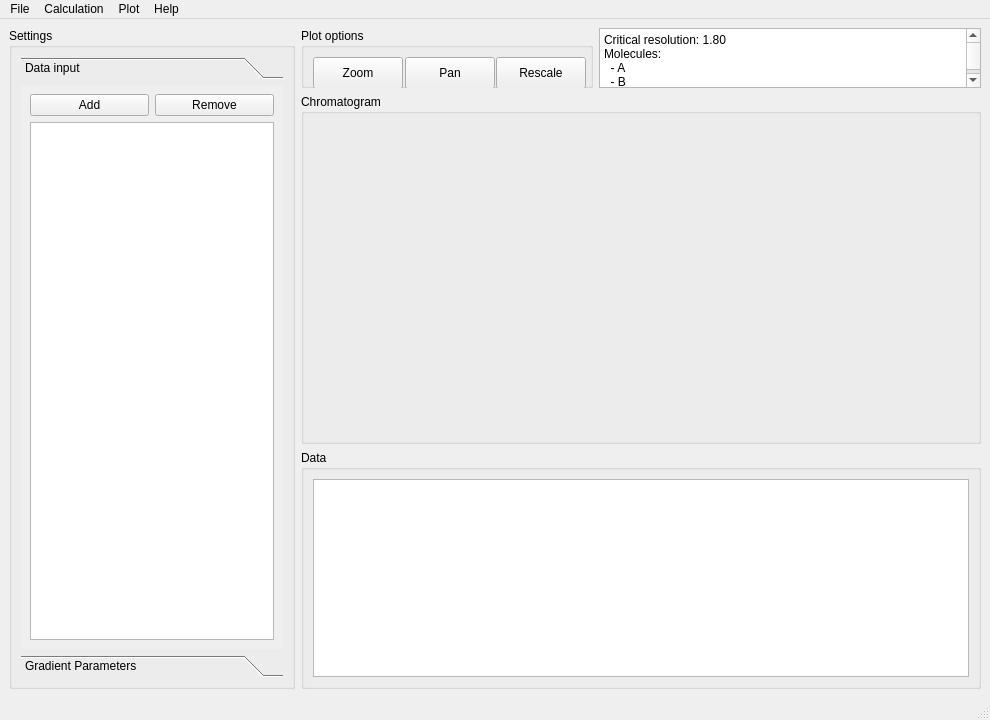
<?xml version="1.0" encoding="UTF-8"?>
<ui version="4.0">
 <class>MainWindow</class>
 <widget class="QMainWindow" name="MainWindow">
  <property name="geometry">
   <rect>
    <x>0</x>
    <y>0</y>
    <width>990</width>
    <height>720</height>
   </rect>
  </property>
  <property name="windowTitle">
   <string>PyLSS</string>
  </property>
  <widget class="QWidget" name="centralwidget">
   <layout class="QGridLayout" name="gridLayout_11">
    <item row="0" column="1">
     <widget class="QGroupBox" name="groupBox">
      <property name="minimumSize">
       <size>
        <width>0</width>
        <height>60</height>
       </size>
      </property>
      <property name="maximumSize">
       <size>
        <width>292</width>
        <height>60</height>
       </size>
      </property>
      <property name="title">
       <string>Plot options</string>
      </property>
      <layout class="QGridLayout" name="gridLayout_7">
       <item row="0" column="0">
        <widget class="QPushButton" name="zoomButton">
         <property name="minimumSize">
          <size>
           <width>90</width>
           <height>32</height>
          </size>
         </property>
         <property name="maximumSize">
          <size>
           <width>90</width>
           <height>32</height>
          </size>
         </property>
         <property name="text">
          <string>Zoom</string>
         </property>
        </widget>
       </item>
       <item row="0" column="1">
        <widget class="QPushButton" name="panButton">
         <property name="minimumSize">
          <size>
           <width>90</width>
           <height>32</height>
          </size>
         </property>
         <property name="maximumSize">
          <size>
           <width>90</width>
           <height>32</height>
          </size>
         </property>
         <property name="text">
          <string>Pan</string>
         </property>
        </widget>
       </item>
       <item row="0" column="2">
        <widget class="QPushButton" name="rescaleButton">
         <property name="minimumSize">
          <size>
           <width>90</width>
           <height>32</height>
          </size>
         </property>
         <property name="maximumSize">
          <size>
           <width>90</width>
           <height>32</height>
          </size>
         </property>
         <property name="text">
          <string>Rescale</string>
         </property>
        </widget>
       </item>
      </layout>
     </widget>
    </item>
    <item row="1" column="1" colspan="2">
     <widget class="QGroupBox" name="plotterBox">
      <property name="minimumSize">
       <size>
        <width>680</width>
        <height>350</height>
       </size>
      </property>
      <property name="title">
       <string>Chromatogram</string>
      </property>
     </widget>
    </item>
    <item row="0" column="0" rowspan="3">
     <widget class="QGroupBox" name="settingBox">
      <property name="maximumSize">
       <size>
        <width>400</width>
        <height>16777215</height>
       </size>
      </property>
      <property name="title">
       <string>Settings</string>
      </property>
      <layout class="QGridLayout" name="gridLayout">
       <item row="0" column="0">
        <widget class="QToolBox" name="toolBox">
         <property name="currentIndex">
          <number>0</number>
         </property>
         <widget class="QWidget" name="page">
          <property name="geometry">
           <rect>
            <x>0</x>
            <y>0</y>
            <width>240</width>
            <height>558</height>
           </rect>
          </property>
          <attribute name="label">
           <string>Data input</string>
          </attribute>
          <layout class="QGridLayout" name="gridLayout_8">
           <item row="0" column="0">
            <widget class="QPushButton" name="addButton">
             <property name="text">
              <string>Add</string>
             </property>
            </widget>
           </item>
           <item row="0" column="1">
            <widget class="QPushButton" name="removeButton">
             <property name="text">
              <string>Remove</string>
             </property>
            </widget>
           </item>
           <item row="1" column="0" colspan="2">
            <widget class="QListView" name="listView">
             <property name="editTriggers">
              <set>QAbstractItemView::NoEditTriggers</set>
             </property>
            </widget>
           </item>
          </layout>
         </widget>
         <widget class="QWidget" name="page_2">
          <property name="geometry">
           <rect>
            <x>0</x>
            <y>0</y>
            <width>240</width>
            <height>558</height>
           </rect>
          </property>
          <attribute name="label">
           <string>Gradient Parameters</string>
          </attribute>
          <layout class="QGridLayout" name="gridLayout_5">
           <item row="5" column="0">
            <layout class="QGridLayout" name="gridLayout_2">
             <item row="0" column="2">
              <widget class="QLabel" name="label_9">
               <property name="text">
                <string>cm</string>
               </property>
              </widget>
             </item>
             <item row="1" column="2">
              <widget class="QLabel" name="label_10">
               <property name="text">
                <string>mm</string>
               </property>
              </widget>
             </item>
             <item row="2" column="2">
              <widget class="QLabel" name="label_11">
               <property name="text">
                <string>&lt;html&gt;&lt;head/&gt;&lt;body&gt;&lt;p&gt;µm&lt;/p&gt;&lt;/body&gt;&lt;/html&gt;</string>
               </property>
              </widget>
             </item>
             <item row="0" column="0">
              <widget class="QLabel" name="label_4">
               <property name="text">
                <string>Column length</string>
               </property>
              </widget>
             </item>
             <item row="2" column="0">
              <widget class="QLabel" name="label_8">
               <property name="text">
                <string>Particle size</string>
               </property>
              </widget>
             </item>
             <item row="2" column="1">
              <widget class="QDoubleSpinBox" name="ColumnPorositySpinBox">
               <property name="decimals">
                <number>2</number>
               </property>
               <property name="value">
                <double>1.700000000000000</double>
               </property>
              </widget>
             </item>
             <item row="0" column="1">
              <widget class="QDoubleSpinBox" name="ColumnLenghtSpinBox">
               <property name="decimals">
                <number>0</number>
               </property>
               <property name="value">
                <double>15.000000000000000</double>
               </property>
              </widget>
             </item>
             <item row="1" column="0">
              <widget class="QLabel" name="label_7">
               <property name="text">
                <string>Column diameter</string>
               </property>
              </widget>
             </item>
             <item row="1" column="1">
              <widget class="QDoubleSpinBox" name="CulumnDiameterSpinBox">
               <property name="value">
                <double>2.100000000000000</double>
               </property>
              </widget>
             </item>
            </layout>
           </item>
           <item row="0" column="0">
            <layout class="QGridLayout" name="gridLayout_6">
             <item row="1" column="0">
              <widget class="QComboBox" name="modelBox"/>
             </item>
             <item row="0" column="0">
              <widget class="QLabel" name="label_5">
               <property name="text">
                <string>Select LSS model..</string>
               </property>
              </widget>
             </item>
            </layout>
           </item>
           <item row="4" column="0">
            <layout class="QGridLayout" name="gridLayout_9">
             <item row="0" column="0">
              <widget class="QLabel" name="label_6">
               <property name="text">
                <string>Gradient time</string>
               </property>
              </widget>
             </item>
             <item row="1" column="0">
              <widget class="QDoubleSpinBox" name="doubleSpinBox_4">
               <property name="decimals">
                <number>2</number>
               </property>
               <property name="minimum">
                <double>1.000000000000000</double>
               </property>
               <property name="maximum">
                <double>200.000000000000000</double>
               </property>
               <property name="value">
                <double>10.000000000000000</double>
               </property>
              </widget>
             </item>
            </layout>
           </item>
           <item row="6" column="0">
            <layout class="QVBoxLayout" name="verticalLayout_2">
             <item>
              <widget class="QLabel" name="label_14">
               <property name="text">
                <string>Dwell volume</string>
               </property>
              </widget>
             </item>
             <item>
              <widget class="QDoubleSpinBox" name="doubleSpinBox_5">
               <property name="decimals">
                <number>3</number>
               </property>
               <property name="minimum">
                <double>0.001000000000000</double>
               </property>
               <property name="singleStep">
                <double>0.050000000000000</double>
               </property>
               <property name="value">
                <double>0.370000000000000</double>
               </property>
              </widget>
             </item>
            </layout>
           </item>
           <item row="2" column="0">
            <layout class="QGridLayout" name="gridLayout_4">
             <item row="0" column="0">
              <widget class="QLabel" name="label_2">
               <property name="text">
                <string>Gradient Start</string>
               </property>
              </widget>
             </item>
             <item row="1" column="0">
              <widget class="QDoubleSpinBox" name="doubleSpinBox_2">
               <property name="maximum">
                <double>100.000000000000000</double>
               </property>
               <property name="value">
                <double>5.000000000000000</double>
               </property>
              </widget>
             </item>
            </layout>
           </item>
           <item row="3" column="0">
            <layout class="QGridLayout" name="gridLayout_3">
             <item row="0" column="0">
              <widget class="QLabel" name="label_3">
               <property name="text">
                <string>Gradient End</string>
               </property>
              </widget>
             </item>
             <item row="1" column="0">
              <widget class="QDoubleSpinBox" name="doubleSpinBox_3">
               <property name="maximum">
                <double>100.000000000000000</double>
               </property>
               <property name="value">
                <double>95.000000000000000</double>
               </property>
              </widget>
             </item>
            </layout>
           </item>
           <item row="1" column="0">
            <layout class="QVBoxLayout" name="verticalLayout">
             <item>
              <widget class="QLabel" name="label">
               <property name="text">
                <string>Flow Rate</string>
               </property>
              </widget>
             </item>
             <item>
              <widget class="QDoubleSpinBox" name="doubleSpinBox_1">
               <property name="decimals">
                <number>3</number>
               </property>
               <property name="minimum">
                <double>0.001000000000000</double>
               </property>
               <property name="singleStep">
                <double>0.050000000000000</double>
               </property>
               <property name="value">
                <double>0.300000000000000</double>
               </property>
              </widget>
             </item>
            </layout>
           </item>
          </layout>
         </widget>
        </widget>
       </item>
      </layout>
     </widget>
    </item>
    <item row="2" column="1" colspan="2">
     <widget class="QGroupBox" name="plotterBox_2">
      <property name="minimumSize">
       <size>
        <width>680</width>
        <height>150</height>
       </size>
      </property>
      <property name="maximumSize">
       <size>
        <width>16777215</width>
        <height>250</height>
       </size>
      </property>
      <property name="title">
       <string>Data</string>
      </property>
      <layout class="QGridLayout" name="gridLayout_10">
       <item row="0" column="0">
        <widget class="QTableView" name="tableView"/>
       </item>
      </layout>
     </widget>
    </item>
    <item row="0" column="2">
     <widget class="QPlainTextEdit" name="plainTextEdit">
      <property name="minimumSize">
       <size>
        <width>240</width>
        <height>60</height>
       </size>
      </property>
      <property name="maximumSize">
       <size>
        <width>9999999</width>
        <height>60</height>
       </size>
      </property>
      <property name="readOnly">
       <bool>true</bool>
      </property>
      <property name="plainText">
       <string>Critical resolution: 1.80
Molecules: 
  - A
  - B</string>
      </property>
      <property name="overwriteMode">
       <bool>true</bool>
      </property>
     </widget>
    </item>
   </layout>
  </widget>
  <widget class="QMenuBar" name="menubar">
   <property name="geometry">
    <rect>
     <x>0</x>
     <y>0</y>
     <width>990</width>
     <height>22</height>
    </rect>
   </property>
   <widget class="QMenu" name="menuFile">
    <property name="title">
     <string>File</string>
    </property>
    <addaction name="actionQuit"/>
   </widget>
   <widget class="QMenu" name="menuCalculation">
    <property name="title">
     <string>Calculation</string>
    </property>
    <addaction name="actionCalcLSSParameter"/>
    <addaction name="separator"/>
    <addaction name="actionAutomaticElutionWindowStretching"/>
   </widget>
   <widget class="QMenu" name="menuHelp">
    <property name="title">
     <string>Help</string>
    </property>
    <addaction name="actionDocumentation"/>
    <addaction name="actionTecnical_Support"/>
    <addaction name="separator"/>
    <addaction name="actionAbout"/>
   </widget>
   <widget class="QMenu" name="menuPlot_2">
    <property name="title">
     <string>Plot</string>
    </property>
    <addaction name="actionSelectivityMap"/>
   </widget>
   <addaction name="menuFile"/>
   <addaction name="menuCalculation"/>
   <addaction name="menuPlot_2"/>
   <addaction name="menuHelp"/>
  </widget>
  <widget class="QStatusBar" name="statusbar"/>
  <action name="actionCalcLSSParameter">
   <property name="text">
    <string>Calculate LSS parameter</string>
   </property>
  </action>
  <action name="actionAutomaticElutionWindowStretching">
   <property name="text">
    <string>Automatic elution window stretching</string>
   </property>
  </action>
  <action name="actionGetBestIsocraticConditions">
   <property name="text">
    <string>Get best isocratic conditions</string>
   </property>
  </action>
  <action name="actionOpen_Session">
   <property name="text">
    <string>Open Session</string>
   </property>
  </action>
  <action name="actionSave_Session">
   <property name="text">
    <string>Save Session</string>
   </property>
  </action>
  <action name="actionQuit">
   <property name="text">
    <string>Quit</string>
   </property>
  </action>
  <action name="actionTecnical_Support">
   <property name="text">
    <string>Tecnical Support</string>
   </property>
  </action>
  <action name="actionAbout">
   <property name="text">
    <string>About</string>
   </property>
  </action>
  <action name="actionDocumentation">
   <property name="text">
    <string>Documentation</string>
   </property>
  </action>
  <action name="actionExport_LSS_Parameter">
   <property name="text">
    <string>Export LSS Parameter</string>
   </property>
  </action>
  <action name="actionSelectivityMap">
   <property name="text">
    <string>Selectivity Map</string>
   </property>
  </action>
 </widget>
 <resources/>
 <connections/>
</ui>
